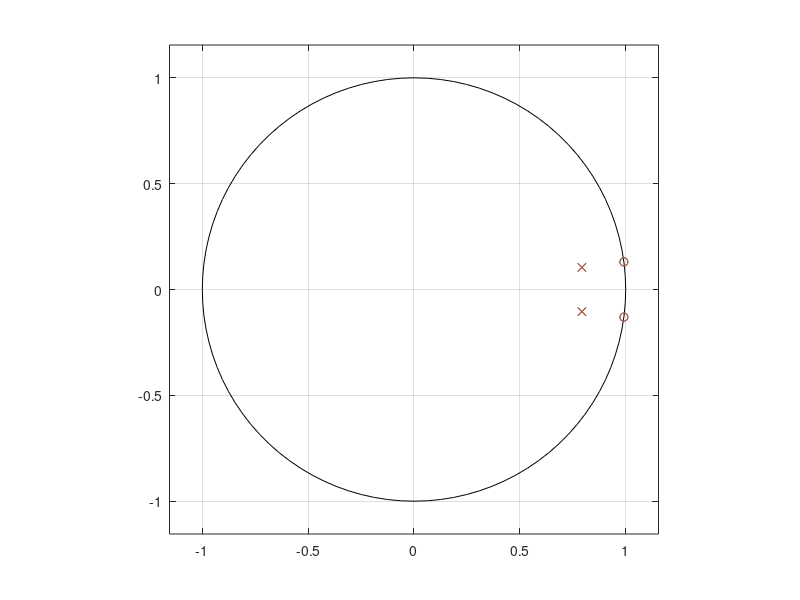
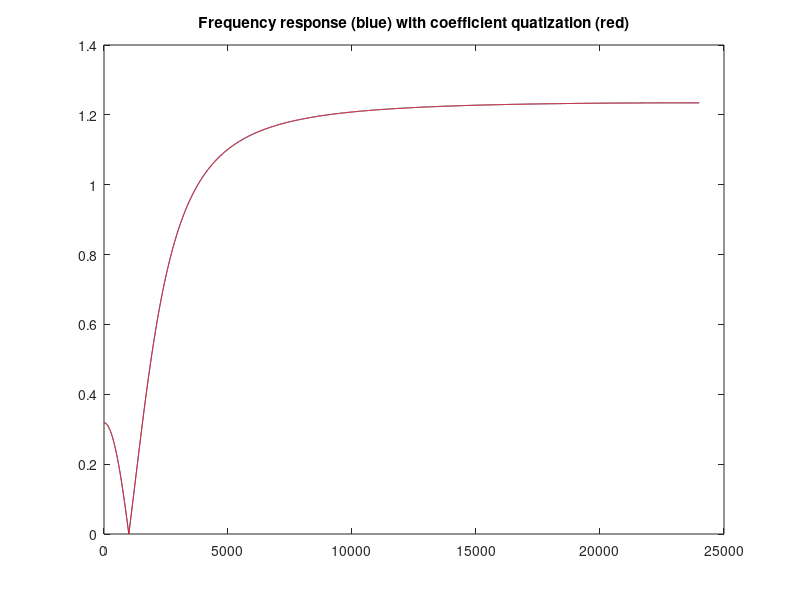

Source code (MATLAB) for these figures, in order:
% Eksempel p� koefficient kvantisering

clear
close all;

% frekvens som skal fjernes..
theta = 1000;
fs = 48000;
rp = 0.8; % pol-radius meget t�t ved cirkel.. (fx. 0.999)
rz = 1;

b = [1 -2*rz*cos(2*pi*theta/fs) rz^2]/2 % skalerer med 2 for at blive i (1.15) format
a = [1 -2*rp*cos(2*pi*theta/fs) rp^2]/2
%bq = round(b*2^7)*2^-7;
%aq = round(a*2^7)*2^-7;
%Koefficienter benyttet til test af IIRFilter
bq = round(b*2^15)*2^-15;
aq = round(a*2^15)*2^-15;

% pol-nulpunkter
figure, zplane([roots(b) roots(bq)],[roots(a) roots(aq)] )

% freq respons
[f, h]=freqz(b, a, 10000, fs);
[fq, hq]=freqz(bq, aq, 10000, fs);
figure, plot(h, abs(f)), hold on, plot(hq, abs(fq), 'r')
title('Frequency response (blue) with coefficient quatization (red)');



